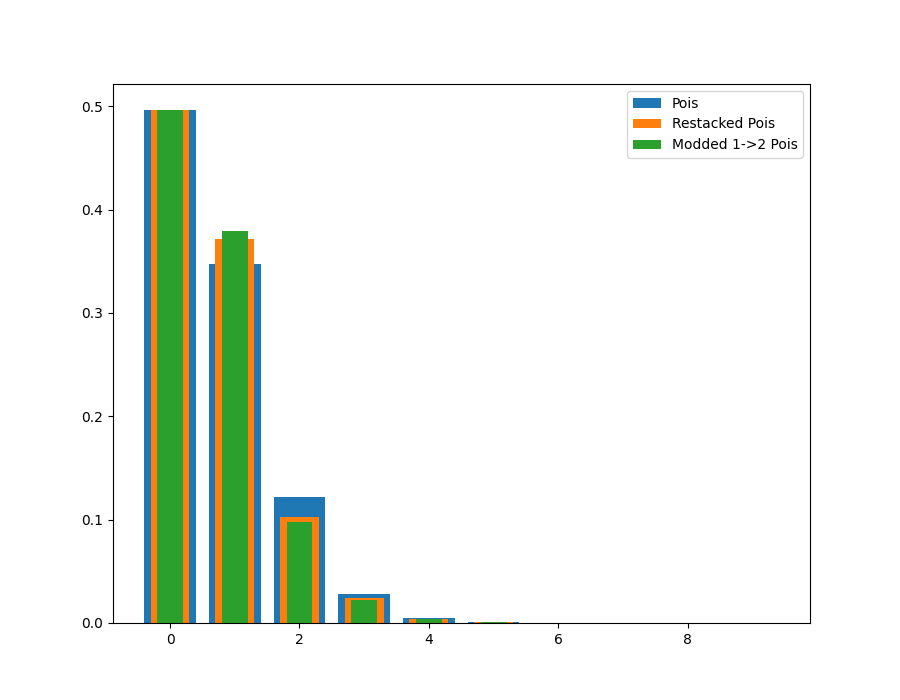

This chart was generated by the following Python code:
import matplotlib.pyplot as plt
import numpy as np
import math

fig = plt.figure(figsize=[9, 7])
x_range = range(10)

def poisson(x, lam):
    return ((lam ** x) * np.exp(-1 * lam)) / math.gamma(x + 1)

def restacked_poisson(x, lam):
    if (x < 1):
        return poisson(x, lam)
    if (x == 1):
        return poisson(x, lam) + 0.2 * poisson(x + 1, lam)
    else:
        return 0.8 * poisson(x, lam) + 0.2 * poisson(x + 1, lam)

def modded_1to2_poisson(x, lam):
    if (x < 1):
        return poisson(x, lam)
    if (x == 1):
        return poisson(x, lam) + 0.2 * (1 - poisson(0, lam) - poisson(1, lam))
    else:
        return 0.8 * poisson(x, lam)

avg = 0.7
poisson_line = plt.bar(x_range, [poisson(i, avg) for i in x_range], label="Pois")
modded_poisson_line = plt.bar(x_range, [restacked_poisson(i, avg) for i in x_range], width=0.6, label="Restacked Pois")
markov_line = plt.bar(x_range, [modded_1to2_poisson(i, avg) for i in x_range], width=0.4, label="Modded 1->2 Pois")

ax = plt.gca()
plt.legend()
plt.savefig("plot_poisson_mod_formula.png")
plt.show()
